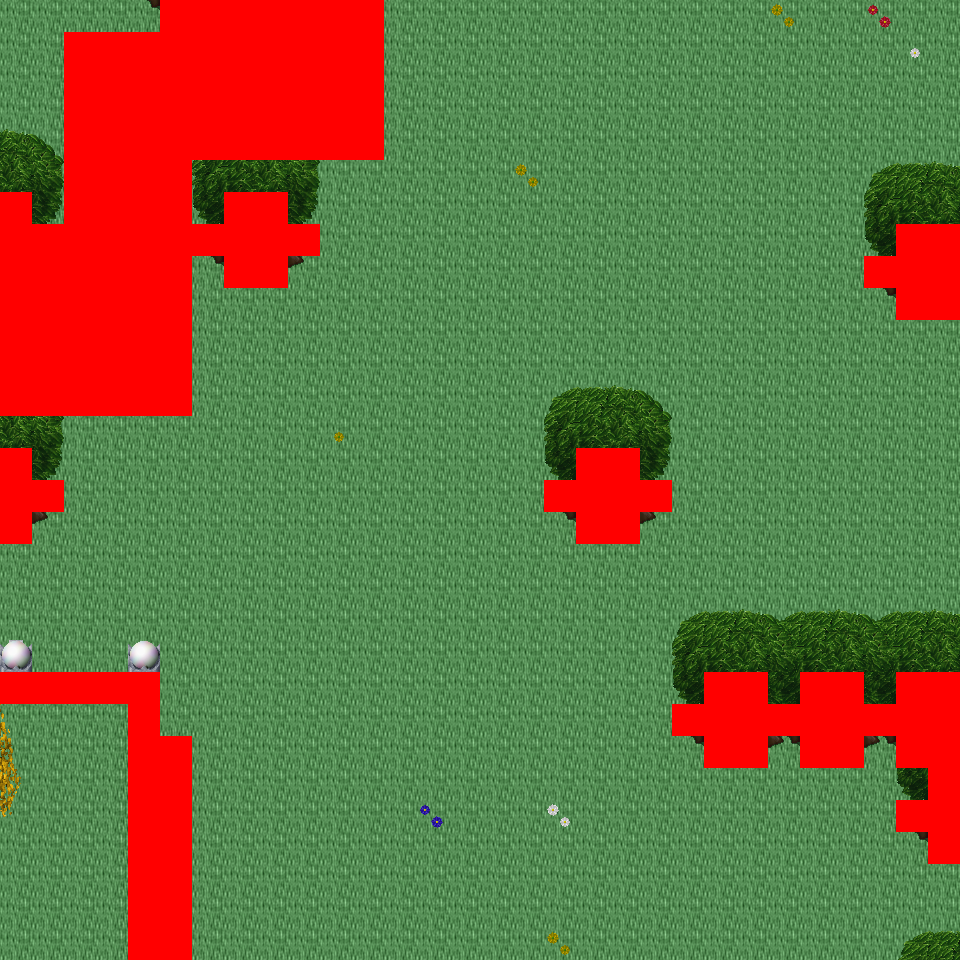

This is a level from a 2D game, rendered from its Tiled map with the project's own tilesets. A one-line summary and the map file follow, with tile-layer data summarised:
An orthogonal 30x30 tile map with 32x32 px tiles, 6 tile layers (Ground, Object, Object2, Above, ...), 42 tilesets and 11 objects (11x mapExit).

<map version="1.0" orientation="orthogonal" renderorder="right-down" width="30" height="30" tilewidth="32" tileheight="32" nextobjectid="12">
  <tileset firstgid="1" name="tileset_logic_collision" tilewidth="32" tileheight="32" tilecount="1" columns="1">
    <image source="../drawable/tileset_logic_collision.png" width="32" height="32" />
  </tileset>
  <tileset firstgid="2" name="tileset_building_decoration_orbpedestal" tilewidth="32" tileheight="32" tilecount="2" columns="1">
    <image source="../drawable/tileset_building_decoration_orbpedestal.png" width="32" height="64" />
  </tileset>
  <tileset firstgid="4" name="tileset_building_decoration_block" tilewidth="32" tileheight="32" tilecount="2" columns="2">
    <image source="../drawable/tileset_building_decoration_block.png" width="64" height="32" />
  </tileset>
  <tileset firstgid="6" name="tileset_building_decoration_chimney" tilewidth="32" tileheight="32" tilecount="2" columns="1">
    <image source="../drawable/tileset_building_decoration_chimney.png" width="32" height="64" />
  </tileset>
  <tileset firstgid="8" name="tileset_building_fence_fence_chunky" tilewidth="32" tileheight="32" tilecount="21" columns="3">
    <image source="../drawable/tileset_building_fence_fence_chunky.png" width="96" height="224" />
  </tileset>
  <tileset firstgid="29" name="tileset_ground_cobbled_paving" tilewidth="32" tileheight="32" tilecount="1" columns="1">
    <image source="../drawable/tileset_ground_cobbled_paving.png" width="32" height="32" />
  </tileset>
  <tileset firstgid="30" name="tileset_ground_gravel" tilewidth="32" tileheight="32" tilecount="1" columns="1">
    <image source="../drawable/tileset_ground_gravel.png" width="32" height="32" />
  </tileset>
  <tileset firstgid="31" name="tileset_ground_stone_floors" tilewidth="32" tileheight="32" tilecount="6" columns="3">
    <image source="../drawable/tileset_ground_stone_floors.png" width="96" height="64" />
  </tileset>
  <tileset firstgid="37" name="tileset_ground_ground" tilewidth="32" tileheight="32" tilecount="33" columns="3">
    <image source="../drawable/tileset_ground_ground.png" width="96" height="352" />
  </tileset>
  <tileset firstgid="70" name="tileset_plant_bush_hedge" tilewidth="32" tileheight="32" tilecount="35" columns="5">
    <image source="../drawable/tileset_plant_bush_hedge.png" width="160" height="224" />
  </tileset>
  <tileset firstgid="105" name="tileset_plant_bush_various_small" tilewidth="32" tileheight="32" tilecount="9" columns="3">
    <image source="../drawable/tileset_plant_bush_various_small.png" width="96" height="96" />
  </tileset>
  <tileset firstgid="114" name="tileset_plant_flower_daisy_blue" tilewidth="32" tileheight="32" tilecount="8" columns="2">
    <image source="../drawable/tileset_plant_flower_daisy_blue.png" width="64" height="128" />
  </tileset>
  <tileset firstgid="122" name="tileset_plant_flower_daisy_red" tilewidth="32" tileheight="32" tilecount="8" columns="2">
    <image source="../drawable/tileset_plant_flower_daisy_red.png" width="64" height="128" />
  </tileset>
  <tileset firstgid="130" name="tileset_plant_flower_daisy_white" tilewidth="32" tileheight="32" tilecount="8" columns="2">
    <image source="../drawable/tileset_plant_flower_daisy_white.png" width="64" height="128" />
  </tileset>
  <tileset firstgid="138" name="tileset_plant_flower_daisy_yellow" tilewidth="32" tileheight="32" tilecount="8" columns="2">
    <image source="../drawable/tileset_plant_flower_daisy_yellow.png" width="64" height="128" />
  </tileset>
  <tileset firstgid="146" name="tileset_plant_vine_plait" tilewidth="32" tileheight="32" tilecount="9" columns="3">
    <image source="../drawable/tileset_plant_vine_plait.png" width="96" height="96" />
  </tileset>
  <tileset firstgid="155" name="tileset_furniture_light_iron_lamp" tilewidth="32" tileheight="32" tilecount="3" columns="1">
    <image source="../drawable/tileset_furniture_light_iron_lamp.png" width="32" height="96" />
  </tileset>
  <tileset firstgid="158" name="tileset_furniture_light_flames" tilewidth="32" tileheight="32" tilecount="6" columns="6">
    <image source="../drawable/tileset_furniture_light_flames.png" width="192" height="32" />
  </tileset>
  <tileset firstgid="164" name="tileset_ground_grass_corners" tilewidth="32" tileheight="32" tilecount="24" columns="6">
    <image source="../drawable/tileset_ground_grass_corners.png" width="192" height="128" />
  </tileset>
  <tileset firstgid="188" name="tileset_ground_grass_edges" tilewidth="32" tileheight="32" tilecount="36" columns="12">
    <image source="../drawable/tileset_ground_grass_edges.png" width="384" height="96" />
  </tileset>
  <tileset firstgid="224" name="tileset_plant_tree_tree_golden_large" tilewidth="32" tileheight="32" tilecount="24" columns="4">
    <image source="../drawable/tileset_plant_tree_tree_golden_large.png" width="128" height="192" />
  </tileset>
  <tileset firstgid="248" name="tileset_ground_water_dungeon_water" tilewidth="32" tileheight="32" tilecount="30" columns="3">
    <image source="../drawable/tileset_ground_water_dungeon_water.png" width="96" height="320" />
  </tileset>
  <tileset firstgid="278" name="tileset_plant_indoor_pot_plant_1" tilewidth="32" tileheight="32" tilecount="12" columns="6">
    <image source="../drawable/tileset_plant_indoor_pot_plant_1.png" width="192" height="64" />
  </tileset>
  <tileset firstgid="290" name="tileset_logic_creature_human_imperial" tilewidth="32" tileheight="32" tilecount="16" columns="8">
    <image source="../drawable/tileset_logic_creature_human_imperial.png" width="256" height="64" />
  </tileset>
  <tileset firstgid="306" name="tileset_item_statue_metal_and_stone" tilewidth="32" tileheight="32" tilecount="6" columns="3">
    <image source="../drawable/tileset_item_statue_metal_and_stone.png" width="96" height="64" />
  </tileset>
  <tileset firstgid="312" name="tileset_item_statue_grey_stone" tilewidth="32" tileheight="32" tilecount="4" columns="2">
    <image source="../drawable/tileset_item_statue_grey_stone.png" width="64" height="64" />
  </tileset>
  <tileset firstgid="316" name="tileset_building_castle" tilewidth="32" tileheight="32" tilecount="320" columns="20">
    <image source="../drawable/tileset_building_castle.png" width="640" height="512" />
  </tileset>
  <tileset firstgid="636" name="tileset_building_church" tilewidth="32" tileheight="32" tilecount="56" columns="8">
    <image source="../drawable/tileset_building_church.png" width="256" height="224" />
  </tileset>
  <tileset firstgid="692" name="tileset_item_pot_pot_golden" tilewidth="32" tileheight="32" tilecount="4" columns="4">
    <image source="../drawable/tileset_item_pot_pot_golden.png" width="128" height="32" />
  </tileset>
  <tileset firstgid="696" name="tileset_furniture_table_bench" tilewidth="32" tileheight="32" tilecount="3" columns="3">
    <image source="../drawable/tileset_furniture_table_bench.png" width="96" height="32" />
  </tileset>
  <tileset firstgid="699" name="tileset_item_statue_green_stone" tilewidth="32" tileheight="32" tilecount="12" columns="4">
    <image source="../drawable/tileset_item_statue_green_stone.png" width="128" height="96" />
  </tileset>
  <tileset firstgid="711" name="tileset_item_statue_green_stone_2" tilewidth="32" tileheight="32" tilecount="6" columns="2">
    <image source="../drawable/tileset_item_statue_green_stone_2.png" width="64" height="96" />
  </tileset>
  <tileset firstgid="717" name="tileset_plant_bush_hosta" tilewidth="32" tileheight="32" tilecount="9" columns="3">
    <image source="../drawable/tileset_plant_bush_hosta.png" width="96" height="96" />
  </tileset>
  <tileset firstgid="726" name="tileset_plant_tree_tree_green" tilewidth="32" tileheight="32" tilecount="88" columns="8">
    <image source="../drawable/tileset_plant_tree_tree_green.png" width="256" height="352" />
  </tileset>
  <tileset firstgid="814" name="tileset_item_banners_flag" tilewidth="32" tileheight="32" tilecount="12" columns="3">
    <image source="../drawable/tileset_item_banners_flag.png" width="96" height="128" />
  </tileset>
  <tileset firstgid="826" name="tileset_furniture_table_long_front_on" tilewidth="32" tileheight="32" tilecount="3" columns="1">
    <image source="../drawable/tileset_furniture_table_long_front_on.png" width="32" height="96" />
  </tileset>
  <tileset firstgid="829" name="tileset_item_flagpole" tilewidth="32" tileheight="32" tilecount="3" columns="1">
    <image source="../drawable/tileset_item_flagpole.png" width="32" height="96" />
  </tileset>
  <tileset firstgid="832" name="tileset_logic_portal" tilewidth="32" tileheight="32" tilecount="24" columns="8">
    <image source="../drawable/tileset_logic_portal.png" width="256" height="96" />
  </tileset>
  <tileset firstgid="856" name="tileset_logic_creature_animal" tilewidth="32" tileheight="32" tilecount="32" columns="8">
    <image source="../drawable/tileset_logic_creature_animal.png" width="256" height="128" />
  </tileset>
  <tileset firstgid="888" name="tileset_plant_tree_spruce" tilewidth="32" tileheight="32" tilecount="6" columns="2">
    <image source="../drawable/tileset_plant_tree_spruce.png" width="64" height="96" />
  </tileset>
  <tileset firstgid="894" name="tileset_light_light_5x5" tilewidth="32" tileheight="32" tilecount="25" columns="5">
    <image source="../drawable/tileset_light_light_5x5.png" width="160" height="160" />
  </tileset>
  <tileset firstgid="919" name="tileset_plant_stump_stump_brown" tilewidth="32" tileheight="32" tilecount="4" columns="2">
    <image source="../drawable/tileset_plant_stump_stump_brown.png" width="64" height="64" />
  </tileset>
  <layer name="Ground" width="30" height="30">
    <data>[900 cells, 900 non-empty, 5 distinct tile ids]</data>
  </layer>
  <layer name="Object" width="30" height="30">
    <data>[900 cells, 127 non-empty, 30 distinct tile ids]</data>
  </layer>
  <layer name="Object2" width="30" height="30">
    <data>[900 cells, 0 non-empty, 0 distinct tile ids]</data>
  </layer>
  <layer name="Above" width="30" height="30">
    <data>[900 cells, 86 non-empty, 22 distinct tile ids]</data>
  </layer>
  <layer name="Above2" width="30" height="30">
    <data>[900 cells, 2 non-empty, 2 distinct tile ids]</data>
  </layer>
  <layer name="Walkable" width="30" height="30">
    <data>[900 cells, 164 non-empty, 1 distinct tile ids]</data>
  </layer>
  <objectgroup name="MapEvents">
    <object id="1" name="north" type="mapExit" x="0" y="0" width="160" height="32">
      <properties>
        <property name="map" value="level_0_x71_y129" />
        <property name="x" value="0" />
        <property name="y" value="28" />
      </properties>
    </object>
    <object id="2" name="north2" type="mapExit" x="384" y="0" width="576" height="32">
      <properties>
        <property name="map" value="level_0_x71_y129" />
        <property name="x" value="12" />
        <property name="y" value="28" />
      </properties>
    </object>
    <object id="3" name="south" type="mapExit" x="0" y="928" width="128" height="32">
      <properties>
        <property name="map" value="level_0_x71_y131" />
        <property name="x" value="0" />
        <property name="y" value="1" />
      </properties>
    </object>
    <object id="4" name="south2" type="mapExit" x="192" y="928" width="768" height="32">
      <properties>
        <property name="map" value="level_0_x71_y131" />
        <property name="x" value="6" />
        <property name="y" value="1" />
      </properties>
    </object>
    <object id="5" name="west" type="mapExit" x="0" y="0" width="32" height="192">
      <properties>
        <property name="map" value="level_0_x70_y130" />
        <property name="x" value="28" />
        <property name="y" value="0" />
      </properties>
    </object>
    <object id="6" name="west2" type="mapExit" x="0" y="416" width="32" height="32">
      <properties>
        <property name="map" value="level_0_x70_y130" />
        <property name="x" value="28" />
        <property name="y" value="13" />
      </properties>
    </object>
    <object id="7" name="west3" type="mapExit" x="0" y="544" width="32" height="128">
      <properties>
        <property name="map" value="level_0_x70_y130" />
        <property name="x" value="28" />
        <property name="y" value="17" />
      </properties>
    </object>
    <object id="8" name="west4" type="mapExit" x="0" y="704" width="32" height="256">
      <properties>
        <property name="map" value="level_0_x70_y130" />
        <property name="x" value="28" />
        <property name="y" value="22" />
      </properties>
    </object>
    <object id="9" name="east" type="mapExit" x="928" y="0" width="32" height="224">
      <properties>
        <property name="map" value="level_0_x72_y130" />
        <property name="x" value="1" />
        <property name="y" value="0" />
      </properties>
    </object>
    <object id="10" name="east2" type="mapExit" x="928" y="320" width="32" height="352">
      <properties>
        <property name="map" value="level_0_x72_y130" />
        <property name="x" value="1" />
        <property name="y" value="10" />
      </properties>
    </object>
    <object id="11" name="east3" type="mapExit" x="928" y="864" width="32" height="96">
      <properties>
        <property name="map" value="level_0_x72_y130" />
        <property name="x" value="1" />
        <property name="y" value="27" />
      </properties>
    </object>
  </objectgroup>
</map>
